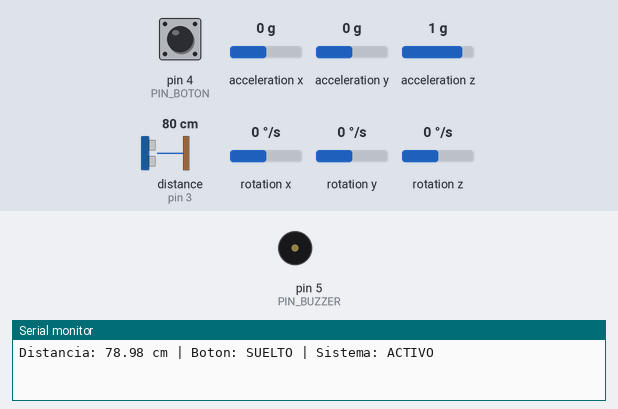
Simulated run of this sketch. Board: Arduino Uno, built with avr-gcc and run on an emulated ATmega328P. Parts: buzzer (waves = sounding), the last lines printed to the serial monitor. Wiring (inferred from the names in the program): ultrasonic range finder: trigger pin 2; echo pin 3. The test bench sets the inputs (shaded band); at power-on: acceleration x 0 g, distance to the obstacle (sensor on pin 3) 80 cm, pin 4 (PIN_BOTON) HIGH, acceleration y 0 g, acceleration z 1 g, rotation x 0 °/s, rotation y 0 °/s, rotation z 0 °/s. The echo pulse lasts 58.3 µs per cm.

Above: at 2.2 s.
2.3 s: acceleration x set to -0.9 g
3.8 s: acceleration x set to -1.2 g
At 5.0 s:
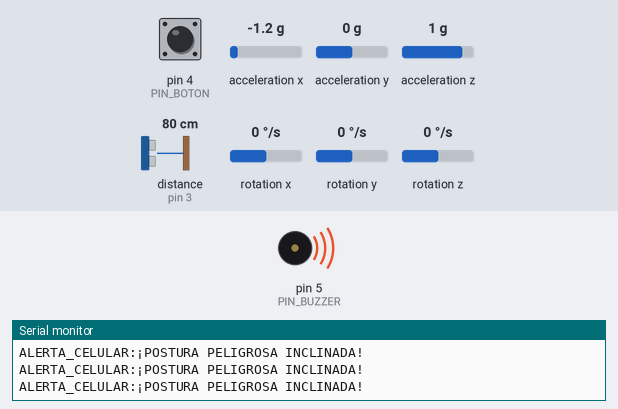
5.3 s: distance to the obstacle (sensor on pin 3) set to 54 cm
8.3 s: distance to the obstacle (sensor on pin 3) set to 47 cm
At 8.9 s:
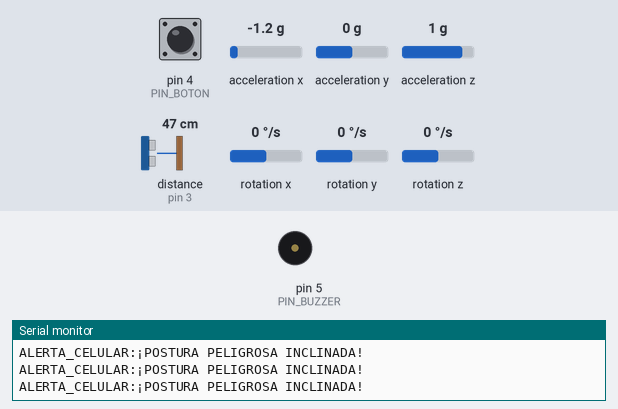
13.8 s: distance to the obstacle (sensor on pin 3) set to 120 cm
At 14.3 s:
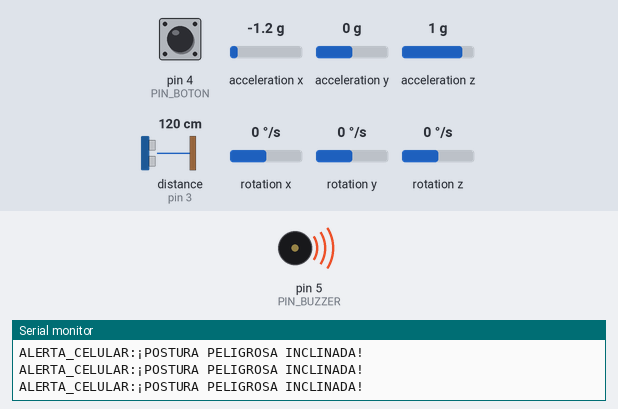
Timing chart, 0 to 16.8 s (numbered marks = the images above; inputs shaded):
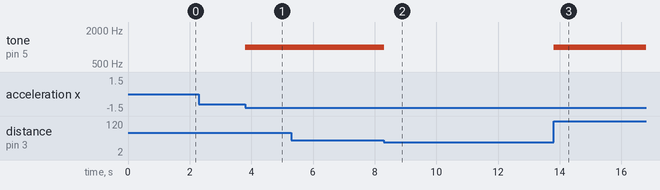

The sketch:

codigo_smei_final.ino
```cpp
#include <Wire.h>
#include <MPU6050.h>

MPU6050 mpu;

const int PIN_TRIG = 2;
const int PIN_ECHO = 3;
const int PIN_BOTON = 4;
const int PIN_BUZZER = 5;

const float ALTURA_MINIMA = 50.0;
const float UMBRAL_ACELERACION = 2.5;
const float UMBRAL_INCLINACION = 45.0;

const unsigned long TIEMPO_HOMBRE_MUERTO = 30000;
const unsigned long TIEMPO_ALERTA_MAXIMA = 30000;

unsigned long ultimaVezPresionado = 0;
unsigned long inicioPitidoIntermitente = 0;
unsigned long ultimoCambioBuzzer = 0;
unsigned long ultimoReporteSerie = 0;

enum EstadoHombreMuerto { OK, INTERMITENTE, CRITICO };
EstadoHombreMuerto estadoActual = OK;

bool sistemaActivo = false;
bool buzzerIntermitenteEstado = false;

int contadorClicks = 0;
unsigned long ultimoClickTime = 0;
bool ultimoEstadoBoton = HIGH;

void setup() {
  Serial.begin(9600);
  delay(1000);

  Wire.begin();
  mpu.initialize();

  pinMode(PIN_TRIG, OUTPUT);
  pinMode(PIN_ECHO, INPUT);
  pinMode(PIN_BOTON, INPUT_PULLUP);
  pinMode(PIN_BUZZER, OUTPUT);
}

void loop() {
  float altura = obtenerDistanciaFiltrada();
  bool botonPresionado = revisarBoton();

  if (millis() - ultimoReporteSerie >= 1500) {
    ultimoReporteSerie = millis();
    Serial.print("Distancia: ");
    if (altura > 900) Serial.print("ERROR/LECTURA BAJA");
    else { Serial.print(altura); Serial.print(" cm"); }

    Serial.print(" | Boton: "); Serial.print(digitalRead(PIN_BOTON) == LOW ? "PRESIONADO" : "SUELTO");
    Serial.print(" | Sistema: "); Serial.println(sistemaActivo ? "ACTIVO" : "APAGADO (<50cm)");
  }

  if (altura > ALTURA_MINIMA && altura < 400.0) {
    if (!sistemaActivo) {
      sistemaActivo = true;
      ultimaVezPresionado = millis();
      estadoActual = OK;
    }
  } else if (altura <= ALTURA_MINIMA) {
    if (sistemaActivo) {
      desactivarSistema();
    }
  }

  if (botonPresionado) {
    gestionarClickBoton();
  }

  if (sistemaActivo) {
    revisarMPU();

    unsigned long tiempoTranscurrido = millis() - ultimaVezPresionado;

    switch (estadoActual) {
      case OK:
        noTone(PIN_BUZZER);
        if (tiempoTranscurrido >= TIEMPO_HOMBRE_MUERTO) {
          estadoActual = INTERMITENTE;
          inicioPitidoIntermitente = millis();
        }
        break;

      case INTERMITENTE:
        sonarBuzzerIntermitente();
        if (millis() - inicioPitidoIntermitente >= TIEMPO_ALERTA_MAXIMA) {
          estadoActual = CRITICO;
          enviarNotificacionCelular("¡EMERGENCIA! El operador no responde al botón de seguridad.");
        }
        break;

      case CRITICO:
        tone(PIN_BUZZER, 1000);
        break;
    }
  } else {
    noTone(PIN_BUZZER);
    contadorClicks = 0;
  }
}

float obtenerDistanciaFiltrada() {
  digitalWrite(PIN_TRIG, LOW);
  delayMicroseconds(2);
  digitalWrite(PIN_TRIG, HIGH);
  delayMicroseconds(10);
  digitalWrite(PIN_TRIG, LOW);

  long duracion = pulseIn(PIN_ECHO, HIGH, 25000);
  float distancia = duracion * 0.034 / 2;

  if (distancia <= 0 || distancia > 400) return 999;
  return distancia;
}

bool revisarBoton() {
  bool lectura = digitalRead(PIN_BOTON);
  if (lectura == LOW && ultimoEstadoBoton == HIGH) {
    delay(50);
    ultimoEstadoBoton = lectura;
    return true;
  }
  ultimoEstadoBoton = lectura;
  return false;
}

void gestionarClickBoton() {
  unsigned long tiempoAhora = millis();

  if (tiempoAhora - ultimoClickTime > 1500) {
    contadorClicks = 0;
  }

  contadorClicks++;
  ultimoClickTime = tiempoAhora;

  ultimaVezPresionado = tiempoAhora;
  if (estadoActual != CRITICO) {
    estadoActual = OK;
  }

  if (contadorClicks >= 3) {
    desactivarSistema();
  }
}

void revisarMPU() {
  int16_t ax, ay, az, gx, gy, gz;
  mpu.getMotion6(&ax, &ay, &az, &gx, &gy, &gz);

  double gTotal = sqrt(pow(ax, 2) + pow(ay, 2) + pow(az, 2)) / 16384.0;

  float inclinacionX = atan2(ay, az) * 180 / M_PI;
  float inclinacionY = atan2(ax, az) * 180 / M_PI;

  if (gTotal > UMBRAL_ACELERACION) {
    dispararAlertaInmediata("¡CAÍDA BRUSCA DETECTADA!");
  }

  if (abs(inclinacionX) > UMBRAL_INCLINACION || abs(inclinacionY) > UMBRAL_INCLINACION) {
    dispararAlertaInmediata("¡POSTURA PELIGROSA INCLINADA!");
  }
}

void sonarBuzzerIntermitente() {
  if (millis() - ultimoCambioBuzzer >= 250) {
    ultimoCambioBuzzer = millis();
    buzzerIntermitenteEstado = !buzzerIntermitenteEstado;
    if (buzzerIntermitenteEstado) {
      tone(PIN_BUZZER, 1200);
    } else {
      noTone(PIN_BUZZER);
    }
  }
}

void dispararAlertaInmediata(String motivo) {
  enviarNotificacionCelular(motivo);
  estadoActual = CRITICO;
}

void desactivarSistema() {
  sistemaActivo = false;
  estadoActual = OK;
  noTone(PIN_BUZZER);
  contadorClicks = 0;
}

void enviarNotificacionCelular(String mensaje) {
  Serial.print("ALERTA_CELULAR:");
  Serial.println(mensaje);
}
```

Measured:
- the behaviour switches between -1 and -1.1 g on acceleration x (found by bisection; images 0 and 1)
- the behaviour switches between 51 and 50 cm on distance to the obstacle (sensor on pin 3) (found by bisection; images 1 and 2)
- after the input at 3.8 s, tone on pin 5 (PIN_BUZZER): silent → 1000 Hz at once
- after the input at 8.3 s, tone on pin 5 (PIN_BUZZER): 1000 Hz → silent at once
- after the input at 13.8 s, tone on pin 5 (PIN_BUZZER): silent → 1000 Hz at once
